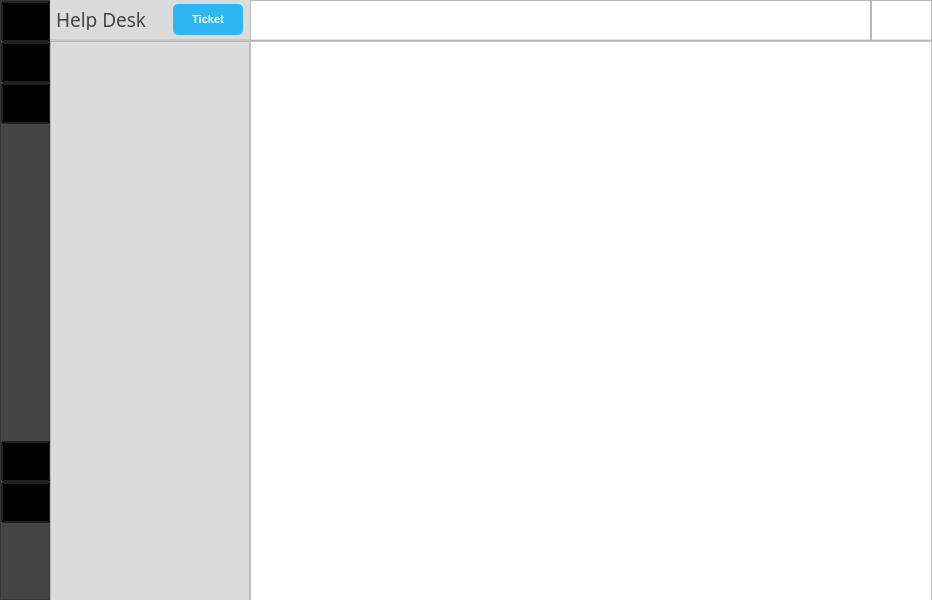
<?xml version="1.0" encoding="UTF-8"?>
<ui version="4.0">
 <class>form_main</class>
 <widget class="QMainWindow" name="form_main">
  <property name="windowModality">
   <enum>Qt::NonModal</enum>
  </property>
  <property name="geometry">
   <rect>
    <x>0</x>
    <y>0</y>
    <width>932</width>
    <height>600</height>
   </rect>
  </property>
  <property name="minimumSize">
   <size>
    <width>932</width>
    <height>600</height>
   </size>
  </property>
  <property name="font">
   <font>
    <family>Arial</family>
    <pointsize>10</pointsize>
   </font>
  </property>
  <property name="windowTitle">
   <string>Help Desk</string>
  </property>
  <property name="windowIcon">
   <iconset>
    <normaloff>../img/help-desk.png</normaloff>../img/help-desk.png</iconset>
  </property>
  <property name="styleSheet">
   <string notr="true">QMainWindow {
	background-color: white;
	border-radius: 10 px;
	border-style: none;
}</string>
  </property>
  <widget class="QWidget" name="wdg_main">
   <property name="styleSheet">
    <string notr="true">QWidget#wdg_main {
	background-color: white;
	border-radius: 13px;
}</string>
   </property>
   <layout class="QGridLayout" name="grl_main">
    <property name="leftMargin">
     <number>0</number>
    </property>
    <property name="topMargin">
     <number>0</number>
    </property>
    <property name="rightMargin">
     <number>0</number>
    </property>
    <property name="bottomMargin">
     <number>0</number>
    </property>
    <property name="spacing">
     <number>0</number>
    </property>
    <item row="0" column="1" rowspan="3">
     <widget class="QFrame" name="wdg_menu">
      <property name="minimumSize">
       <size>
        <width>200</width>
        <height>0</height>
       </size>
      </property>
      <property name="maximumSize">
       <size>
        <width>200</width>
        <height>16777215</height>
       </size>
      </property>
      <property name="styleSheet">
       <string notr="true">QFrame#wdg_menu {
	background-color: #DBDBDB;
}</string>
      </property>
      <layout class="QVBoxLayout" name="vrl_menu">
       <property name="spacing">
        <number>0</number>
       </property>
       <property name="leftMargin">
        <number>0</number>
       </property>
       <property name="topMargin">
        <number>0</number>
       </property>
       <property name="rightMargin">
        <number>0</number>
       </property>
       <property name="bottomMargin">
        <number>0</number>
       </property>
       <item>
        <widget class="QFrame" name="frm_top_menu">
         <property name="minimumSize">
          <size>
           <width>200</width>
           <height>41</height>
          </size>
         </property>
         <property name="maximumSize">
          <size>
           <width>200</width>
           <height>41</height>
          </size>
         </property>
         <property name="styleSheet">
          <string notr="true">QFrame#frm_top_menu {
	border-width: 2px; 
	border-style: solid; 
	border-color: #CACACA;
	border-top-style:none;
	border-left-style:none;
	border-right-style:none;
}</string>
         </property>
         <property name="frameShape">
          <enum>QFrame::StyledPanel</enum>
         </property>
         <property name="frameShadow">
          <enum>QFrame::Raised</enum>
         </property>
         <layout class="QHBoxLayout" name="hzl_top_menu">
          <property name="spacing">
           <number>0</number>
          </property>
          <property name="leftMargin">
           <number>0</number>
          </property>
          <property name="topMargin">
           <number>0</number>
          </property>
          <property name="rightMargin">
           <number>0</number>
          </property>
          <property name="bottomMargin">
           <number>0</number>
          </property>
          <item>
           <widget class="QLabel" name="lbl_help_desk">
            <property name="minimumSize">
             <size>
              <width>111</width>
              <height>21</height>
             </size>
            </property>
            <property name="maximumSize">
             <size>
              <width>111</width>
              <height>21</height>
             </size>
            </property>
            <property name="font">
             <font>
              <family>Arial Black</family>
              <pointsize>14</pointsize>
             </font>
            </property>
            <property name="styleSheet">
             <string notr="true">QLabel {
	color: #454545;
}</string>
            </property>
            <property name="text">
             <string>Help Desk</string>
            </property>
           </widget>
          </item>
          <item>
           <widget class="QPushButton" name="btn_new_ticket">
            <property name="minimumSize">
             <size>
              <width>70</width>
              <height>31</height>
             </size>
            </property>
            <property name="maximumSize">
             <size>
              <width>70</width>
              <height>31</height>
             </size>
            </property>
            <property name="font">
             <font>
              <family>Arial</family>
              <pointsize>8</pointsize>
              <weight>75</weight>
              <bold>true</bold>
             </font>
            </property>
            <property name="focusPolicy">
             <enum>Qt::NoFocus</enum>
            </property>
            <property name="styleSheet">
             <string notr="true">QPushButton#btn_new_ticket {
	background-color: #2FB7F3;
	color: white;
	border-radius: 5px;
}

QPushButton#btn_new_ticket:hover {
	background-color:#009CE1;
}

QPushButton#btn_new_ticket:pressed {
	background-color:#0082BC;
}</string>
            </property>
            <property name="text">
             <string>Ticket</string>
            </property>
            <property name="icon">
             <iconset>
              <normaloff>../img/plus-48.png</normaloff>../img/plus-48.png</iconset>
            </property>
            <property name="iconSize">
             <size>
              <width>10</width>
              <height>10</height>
             </size>
            </property>
           </widget>
          </item>
         </layout>
        </widget>
       </item>
       <item>
        <widget class="QFrame" name="frm_menu">
         <property name="minimumSize">
          <size>
           <width>200</width>
           <height>561</height>
          </size>
         </property>
         <property name="maximumSize">
          <size>
           <width>200</width>
           <height>16777215</height>
          </size>
         </property>
         <property name="frameShape">
          <enum>QFrame::StyledPanel</enum>
         </property>
         <property name="frameShadow">
          <enum>QFrame::Raised</enum>
         </property>
         <layout class="QVBoxLayout" name="vrl_main_menu">
          <property name="spacing">
           <number>0</number>
          </property>
          <property name="leftMargin">
           <number>0</number>
          </property>
          <property name="topMargin">
           <number>0</number>
          </property>
          <property name="rightMargin">
           <number>0</number>
          </property>
          <property name="bottomMargin">
           <number>0</number>
          </property>
         </layout>
        </widget>
       </item>
      </layout>
     </widget>
    </item>
    <item row="0" column="0" rowspan="3">
     <widget class="QFrame" name="frm_button_menu">
      <property name="minimumSize">
       <size>
        <width>50</width>
        <height>0</height>
       </size>
      </property>
      <property name="maximumSize">
       <size>
        <width>41</width>
        <height>16777215</height>
       </size>
      </property>
      <property name="styleSheet">
       <string notr="true">QFrame#frm_button_menu {
	background-color: #454545;
}

</string>
      </property>
      <property name="frameShape">
       <enum>QFrame::StyledPanel</enum>
      </property>
      <property name="frameShadow">
       <enum>QFrame::Raised</enum>
      </property>
      <layout class="QVBoxLayout" name="vrl_button_menu">
       <property name="spacing">
        <number>0</number>
       </property>
       <property name="leftMargin">
        <number>0</number>
       </property>
       <property name="topMargin">
        <number>0</number>
       </property>
       <property name="rightMargin">
        <number>0</number>
       </property>
       <property name="bottomMargin">
        <number>0</number>
       </property>
       <item>
        <widget class="QPushButton" name="btn_home">
         <property name="minimumSize">
          <size>
           <width>50</width>
           <height>41</height>
          </size>
         </property>
         <property name="styleSheet">
          <string notr="true">QPushButton#btn_home{
	background: transparent;
}

QPushButton#btn_home:hover {
	background-color:#929292;
}

QPushButton#btn_home:pressed {
	background-color:#6A6A6A;
}

QPushButton#btn_home:focus {
    background-color:#FC3A3A;
}</string>
         </property>
         <property name="text">
          <string/>
         </property>
         <property name="icon">
          <iconset>
           <normaloff>../img/home.png</normaloff>../img/home.png</iconset>
         </property>
         <property name="iconSize">
          <size>
           <width>25</width>
           <height>25</height>
          </size>
         </property>
        </widget>
       </item>
       <item>
        <widget class="QPushButton" name="btn_help_desk">
         <property name="minimumSize">
          <size>
           <width>50</width>
           <height>41</height>
          </size>
         </property>
         <property name="styleSheet">
          <string notr="true">QPushButton#btn_help_desk {
	background: transparent;
}

QPushButton#btn_help_desk:hover {
	background-color:#929292;
}

QPushButton#btn_help_desk:pressed {
	background-color:#6A6A6A;
}


QPushButton#btn_help_desk:focus {
    background-color:#FC3A3A;
}</string>
         </property>
         <property name="text">
          <string/>
         </property>
         <property name="icon">
          <iconset>
           <normaloff>../img/chat-help-desk.png</normaloff>../img/chat-help-desk.png</iconset>
         </property>
         <property name="iconSize">
          <size>
           <width>25</width>
           <height>25</height>
          </size>
         </property>
        </widget>
       </item>
       <item>
        <widget class="QPushButton" name="btn_chat">
         <property name="enabled">
          <bool>true</bool>
         </property>
         <property name="minimumSize">
          <size>
           <width>50</width>
           <height>41</height>
          </size>
         </property>
         <property name="styleSheet">
          <string notr="true">QPushButton#btn_chat {
	background: transparent;
}

QPushButton#btn_chat:hover {
	background-color:#929292;
}

QPushButton#btn_chat:pressed {
	background-color:#6A6A6A;
}

QPushButton#btn_chat:checked {
    background-color: #929292;
}

QPushButton#btn_chat:focus {
    background-color:#FC3A3A;
}
</string>
         </property>
         <property name="text">
          <string/>
         </property>
         <property name="icon">
          <iconset>
           <normaloff>../img/chat.png</normaloff>../img/chat.png</iconset>
         </property>
         <property name="iconSize">
          <size>
           <width>33</width>
           <height>33</height>
          </size>
         </property>
        </widget>
       </item>
       <item>
        <spacer name="vls_between_setting_">
         <property name="orientation">
          <enum>Qt::Vertical</enum>
         </property>
         <property name="sizeType">
          <enum>QSizePolicy::MinimumExpanding</enum>
         </property>
         <property name="sizeHint" stdset="0">
          <size>
           <width>20</width>
           <height>308</height>
          </size>
         </property>
        </spacer>
       </item>
       <item>
        <widget class="QPushButton" name="btn_settings">
         <property name="enabled">
          <bool>true</bool>
         </property>
         <property name="minimumSize">
          <size>
           <width>50</width>
           <height>41</height>
          </size>
         </property>
         <property name="styleSheet">
          <string notr="true">QPushButton#btn_settings {
	background: transparent;
}

QPushButton#btn_settings:hover {
	background-color:#929292;
}

QPushButton#btn_settings:pressed {
	background-color:#6A6A6A;
}

QPushButton#btn_settings:checked {
    background-color: #929292;
}

QPushButton#btn_settings:focus {
    background-color:#FC3A3A;
}
</string>
         </property>
         <property name="text">
          <string/>
         </property>
         <property name="icon">
          <iconset>
           <normaloff>../img/settings.png</normaloff>../img/settings.png</iconset>
         </property>
         <property name="iconSize">
          <size>
           <width>25</width>
           <height>25</height>
          </size>
         </property>
        </widget>
       </item>
       <item>
        <widget class="QPushButton" name="btn_help">
         <property name="enabled">
          <bool>true</bool>
         </property>
         <property name="minimumSize">
          <size>
           <width>50</width>
           <height>41</height>
          </size>
         </property>
         <property name="styleSheet">
          <string notr="true">QPushButton#btn_help {
	background: transparent;
}

QPushButton#btn_help:hover {
	background-color:#929292;
}

QPushButton#btn_help:pressed {
	background-color:#6A6A6A;
}

QPushButton#btn_help:checked {
    background-color: #929292;
}

QPushButton#btn_help:focus {
    background-color:#FC3A3A;
}
</string>
         </property>
         <property name="text">
          <string/>
         </property>
         <property name="icon">
          <iconset>
           <normaloff>../img/help.png</normaloff>../img/help.png</iconset>
         </property>
         <property name="iconSize">
          <size>
           <width>38</width>
           <height>38</height>
          </size>
         </property>
        </widget>
       </item>
       <item>
        <spacer name="vls_between_photo_and_help">
         <property name="orientation">
          <enum>Qt::Vertical</enum>
         </property>
         <property name="sizeType">
          <enum>QSizePolicy::Fixed</enum>
         </property>
         <property name="sizeHint" stdset="0">
          <size>
           <width>20</width>
           <height>13</height>
          </size>
         </property>
        </spacer>
       </item>
       <item>
        <widget class="QLabel" name="lbl_photo_user">
         <property name="minimumSize">
          <size>
           <width>50</width>
           <height>50</height>
          </size>
         </property>
         <property name="maximumSize">
          <size>
           <width>50</width>
           <height>50</height>
          </size>
         </property>
         <property name="text">
          <string/>
         </property>
         <property name="pixmap">
          <pixmap>../img/user.png</pixmap>
         </property>
         <property name="scaledContents">
          <bool>true</bool>
         </property>
         <property name="margin">
          <number>3</number>
         </property>
        </widget>
       </item>
       <item>
        <spacer name="vls_between_border_and_photo">
         <property name="orientation">
          <enum>Qt::Vertical</enum>
         </property>
         <property name="sizeType">
          <enum>QSizePolicy::Fixed</enum>
         </property>
         <property name="sizeHint" stdset="0">
          <size>
           <width>20</width>
           <height>13</height>
          </size>
         </property>
        </spacer>
       </item>
      </layout>
     </widget>
    </item>
    <item row="0" column="2">
     <widget class="QFrame" name="frm_top_content">
      <property name="minimumSize">
       <size>
        <width>591</width>
        <height>41</height>
       </size>
      </property>
      <property name="maximumSize">
       <size>
        <width>16777215</width>
        <height>41</height>
       </size>
      </property>
      <property name="styleSheet">
       <string notr="true">QFrame#frm_top_content {
	background-color: white;
	border-width: 2px; 
	border-style: solid; 
	border-color: #E7E4E4;
	border-top-style:none;
	border-left-style:none;
	border-right-style:none;
}</string>
      </property>
      <property name="frameShape">
       <enum>QFrame::StyledPanel</enum>
      </property>
      <property name="frameShadow">
       <enum>QFrame::Raised</enum>
      </property>
      <layout class="QHBoxLayout" name="hzl_content">
       <property name="spacing">
        <number>0</number>
       </property>
       <property name="leftMargin">
        <number>0</number>
       </property>
       <property name="topMargin">
        <number>0</number>
       </property>
       <property name="rightMargin">
        <number>0</number>
       </property>
       <property name="bottomMargin">
        <number>0</number>
       </property>
       <item>
        <widget class="QFrame" name="frm_header_content">
         <property name="minimumSize">
          <size>
           <width>531</width>
           <height>41</height>
          </size>
         </property>
         <property name="frameShape">
          <enum>QFrame::StyledPanel</enum>
         </property>
         <property name="frameShadow">
          <enum>QFrame::Raised</enum>
         </property>
         <widget class="QLabel" name="lbl_title">
          <property name="geometry">
           <rect>
            <x>10</x>
            <y>13</y>
            <width>81</width>
            <height>16</height>
           </rect>
          </property>
          <property name="font">
           <font>
            <family>Arial</family>
            <pointsize>12</pointsize>
            <weight>75</weight>
            <bold>true</bold>
           </font>
          </property>
          <property name="text">
           <string/>
          </property>
         </widget>
        </widget>
       </item>
       <item>
        <widget class="QFrame" name="frm_event_window">
         <property name="minimumSize">
          <size>
           <width>61</width>
           <height>41</height>
          </size>
         </property>
         <property name="maximumSize">
          <size>
           <width>61</width>
           <height>41</height>
          </size>
         </property>
         <property name="frameShape">
          <enum>QFrame::StyledPanel</enum>
         </property>
         <property name="frameShadow">
          <enum>QFrame::Raised</enum>
         </property>
         <widget class="QPushButton" name="btn_close">
          <property name="geometry">
           <rect>
            <x>40</x>
            <y>0</y>
            <width>21</width>
            <height>21</height>
           </rect>
          </property>
          <property name="minimumSize">
           <size>
            <width>21</width>
            <height>21</height>
           </size>
          </property>
          <property name="maximumSize">
           <size>
            <width>21</width>
            <height>21</height>
           </size>
          </property>
          <property name="focusPolicy">
           <enum>Qt::NoFocus</enum>
          </property>
          <property name="styleSheet">
           <string notr="true">QPushButton#btn_close {
	background: transparent;
	border: none;
}

QPushButton#btn_close:hover {
	background-color:#F1F1F1;
	text-decoration: none;
}

QPushButton#btn_close:pressed {
	background-color:#DBDBDB;
}</string>
          </property>
          <property name="text">
           <string/>
          </property>
          <property name="icon">
           <iconset>
            <normaloff>../img/close_window.png</normaloff>../img/close_window.png</iconset>
          </property>
          <property name="iconSize">
           <size>
            <width>16</width>
            <height>16</height>
           </size>
          </property>
          <property name="flat">
           <bool>true</bool>
          </property>
         </widget>
         <widget class="QPushButton" name="btn_maximize_and_restore">
          <property name="geometry">
           <rect>
            <x>20</x>
            <y>0</y>
            <width>21</width>
            <height>21</height>
           </rect>
          </property>
          <property name="minimumSize">
           <size>
            <width>21</width>
            <height>21</height>
           </size>
          </property>
          <property name="maximumSize">
           <size>
            <width>21</width>
            <height>21</height>
           </size>
          </property>
          <property name="focusPolicy">
           <enum>Qt::NoFocus</enum>
          </property>
          <property name="styleSheet">
           <string notr="true">QPushButton#btn_maximize_and_restore {
	background: transparent;
	border: none;
}

QPushButton#btn_maximize_and_restore:hover {
	background-color:#F1F1F1;
	text-decoration: none;
}

QPushButton#btn_maximize_and_restore:pressed {
	background-color:#DBDBDB;
}</string>
          </property>
          <property name="text">
           <string/>
          </property>
          <property name="icon">
           <iconset>
            <normaloff>../img/window-maximize_2 (1).png</normaloff>../img/window-maximize_2 (1).png</iconset>
          </property>
          <property name="iconSize">
           <size>
            <width>16</width>
            <height>16</height>
           </size>
          </property>
          <property name="flat">
           <bool>true</bool>
          </property>
         </widget>
         <widget class="QPushButton" name="btn_minimize">
          <property name="geometry">
           <rect>
            <x>0</x>
            <y>0</y>
            <width>21</width>
            <height>21</height>
           </rect>
          </property>
          <property name="minimumSize">
           <size>
            <width>21</width>
            <height>21</height>
           </size>
          </property>
          <property name="maximumSize">
           <size>
            <width>21</width>
            <height>21</height>
           </size>
          </property>
          <property name="focusPolicy">
           <enum>Qt::NoFocus</enum>
          </property>
          <property name="styleSheet">
           <string notr="true">QPushButton#btn_minimize {
	background: transparent;
	border: none;
	margin-bottom: 5px;
}

QPushButton#btn_minimize:hover {
	background-color:#F1F1F1;
	text-decoration: none;
}

QPushButton#btn_minimize:pressed {
	background-color:#DBDBDB;
}
</string>
          </property>
          <property name="text">
           <string/>
          </property>
          <property name="icon">
           <iconset>
            <normaloff>../img/minimize-window.png</normaloff>../img/minimize-window.png</iconset>
          </property>
          <property name="iconSize">
           <size>
            <width>21</width>
            <height>21</height>
           </size>
          </property>
         </widget>
        </widget>
       </item>
      </layout>
     </widget>
    </item>
    <item row="1" column="2" rowspan="2">
     <widget class="QFrame" name="frm_content">
      <property name="minimumSize">
       <size>
        <width>682</width>
        <height>561</height>
       </size>
      </property>
      <property name="styleSheet">
       <string notr="true">QFrame#frm_content {
	background-color: white;
}</string>
      </property>
      <property name="frameShape">
       <enum>QFrame::StyledPanel</enum>
      </property>
      <property name="frameShadow">
       <enum>QFrame::Raised</enum>
      </property>
      <layout class="QGridLayout" name="grl_content">
       <property name="leftMargin">
        <number>0</number>
       </property>
       <property name="topMargin">
        <number>0</number>
       </property>
       <property name="rightMargin">
        <number>0</number>
       </property>
       <property name="bottomMargin">
        <number>0</number>
       </property>
       <property name="spacing">
        <number>0</number>
       </property>
      </layout>
     </widget>
    </item>
   </layout>
  </widget>
 </widget>
 <resources/>
 <connections/>
</ui>
